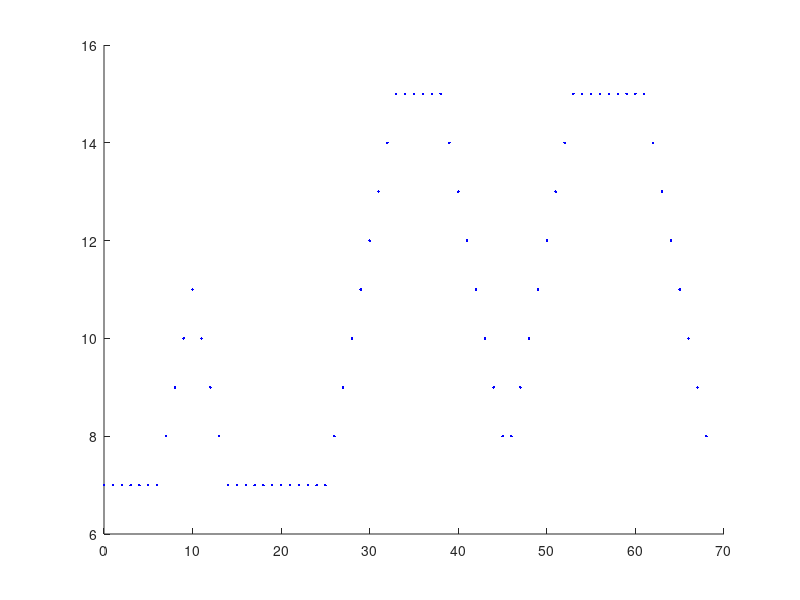

Reproduce this figure in MATLAB.
hold on
plot(0,7,'.b')
plot(1,7,'.b')
plot(2,7,'.b')
plot(3,7,'.b')
plot(4,7,'.b')
plot(5,7,'.b')
plot(6,7,'.b')
plot(7,8,'.b')
plot(8,9,'.b')
plot(9,10,'.b')
plot(10,11,'.b')
plot(11,10,'.b')
plot(12,9,'.b')
plot(13,8,'.b')
plot(14,7,'.b')
plot(15,7,'.b')
plot(16,7,'.b')
plot(17,7,'.b')
plot(18,7,'.b')
plot(19,7,'.b')
plot(20,7,'.b')
plot(21,7,'.b')
plot(22,7,'.b')
plot(23,7,'.b')
plot(24,7,'.b')
plot(25,7,'.b')
plot(26,8,'.b')
plot(27,9,'.b')
plot(28,10,'.b')
plot(29,11,'.b')
plot(30,12,'.b')
plot(31,13,'.b')
plot(32,14,'.b')
plot(33,15,'.b')
plot(34,15,'.b')
plot(35,15,'.b')
plot(36,15,'.b')
plot(37,15,'.b')
plot(38,15,'.b')
plot(39,14,'.b')
plot(40,13,'.b')
plot(41,12,'.b')
plot(42,11,'.b')
plot(43,10,'.b')
plot(44,9,'.b')
plot(45,8,'.b')
plot(46,8,'.b')
plot(47,9,'.b')
plot(48,10,'.b')
plot(49,11,'.b')
plot(50,12,'.b')
plot(51,13,'.b')
plot(52,14,'.b')
plot(53,15,'.b')
plot(54,15,'.b')
plot(55,15,'.b')
plot(56,15,'.b')
plot(57,15,'.b')
plot(58,15,'.b')
plot(59,15,'.b')
plot(60,15,'.b')
plot(61,15,'.b')
plot(62,14,'.b')
plot(63,13,'.b')
plot(64,12,'.b')
plot(65,11,'.b')
plot(66,10,'.b')
plot(67,9,'.b')
plot(68,8,'.b')
